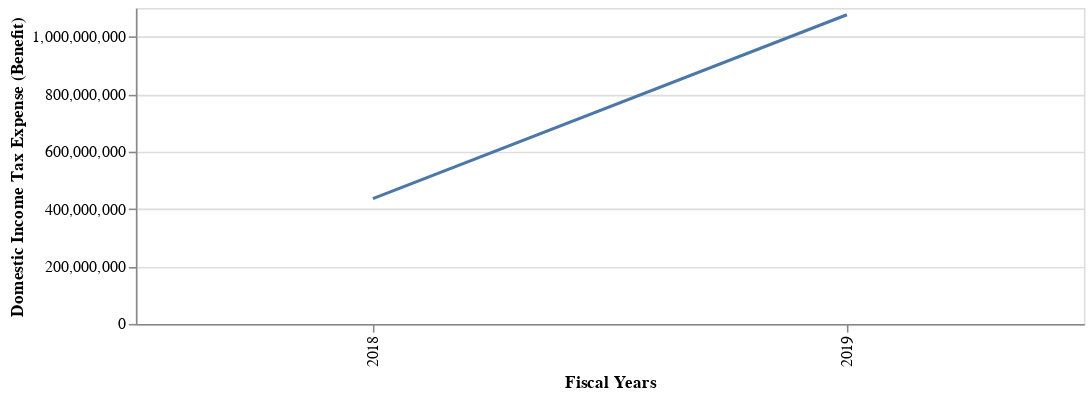

The notebook cell saved with this chart:
### Code cell
trend = alt.Chart(data_hist,width=600, height=200).mark_line().encode(
    y=alt.Y(f'{hvar}:Q',scale=alt.Scale(type='linear')),
    x = alt.X(f'{hy}:N')
)
trend

### Figure 1 — Vega-Lite specification as saved in the notebook (floating-point values rounded to 4 significant figures)
{"config": {"view": {"continuousWidth": 400, "continuousHeight": 300}}, "data": {"name": "data-310b0a4f605b8a4ebb7046ad61facc4d"}, "mark": "line", "encoding": {"x": {"type": "nominal", "field": "Fiscal Years"}, "y": {"type": "quantitative", "field": "Domestic Income Tax Expense (Benefit)", "scale": {"type": "linear"}}}, "height": 200, "width": 600, "$schema": "https://vega.github.io/schema/vega-lite/v4.8.1.json", "datasets": {"data-310b0a4f605b8a4ebb7046ad61facc4d": [{"DomesticIncomeTaxExpenseBenefit": 436000000.0, "hist_match": true, "name": "AMAZON COM INC", "sic": 5961.0, "Domestic Income Tax Expense (Benefit)": 436000000.0, "yearc": "2018", "Fiscal Years": "2018", "Trendline value": "$436,000,000"}, {"DomesticIncomeTaxExpenseBenefit": 1076000000.0, "hist_match": true, "name": "AMAZON COM INC", "sic": 5961.0, "Domestic Income Tax Expense (Benefit)": 1076000000.0, "yearc": "2019", "Fiscal Years": "2019", "Trendline value": "$1,076,000,000"}]}}
